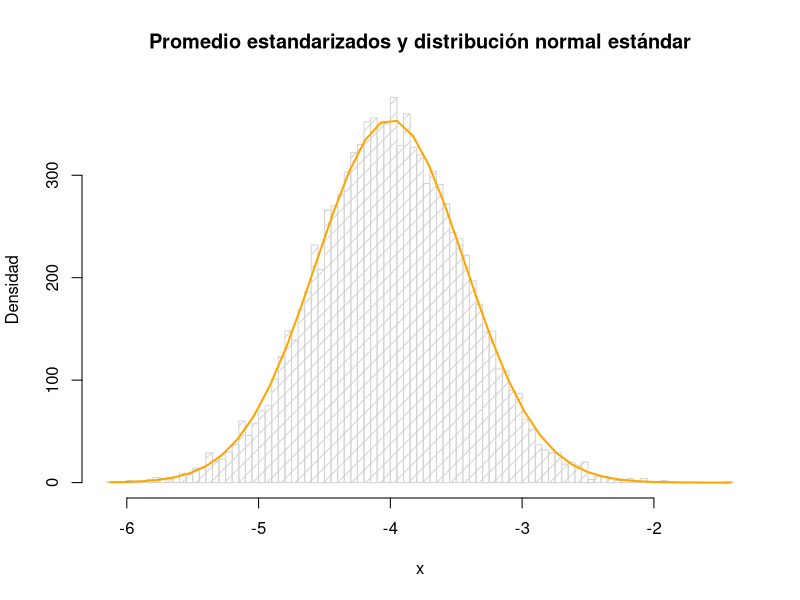

Write R code to recreate this figure. (Note: this script raises an error after producing the figure.)
v = (1:10^4)


for(i in 1:10^4){
  z=rnorm(50, mean=-4, sd=4)
  z2 <- mean(z)
  v[i] <- z2
  
}


# Presentamos en un histograma los valores obtenidos
h <- hist(v, breaks = 100, density = 10,
          ylab = "Densidad", xlab = "x", main = "Promedio estandarizados y distribución normal estándar") 
xfit <- seq(min(v), max(v), length = 40) 
yfit <- dnorm(xfit, mean = mean(v), sd =sd(v)) 
yfit <- yfit * diff(h$mids[1:2]) * length(v) 
lines(xfit, yfit, col = "orange", lwd = 2)
# Por último agregamos una leyenda para visualizar claramente los resultados  
# y cambiamos la escala del eje
axis(1, at=s,las=1)
legend("topleft", 
       legend = c("Promedio estandarizado",
                  "Distribución normal estándar"),
       lty = 1, col = c("grey","orange"), lwd =1, box.lty =1)


# Sobre el histograma graficamos la densidad de la distribución normal estándar
lines(s, 
      dnorm(s, mean = -4, sd = 16),
      lty = 1, 
      lwd = 2)

polygon(s, 
        dnorm(s, mean = -4, sd = 16), 
        col = rgb(1, 0, 0, alpha = 0.5))
# Por último agregamos una leyenda para visualizar claramente los resultados  
# y cambiamos la escala del eje
axis(1, at=s,las=1)
legend("topleft", 
       legend = c("Promedio estandarizado",
                  "Distribución normal estándar"),
       lty = 1, col = c("grey","red"), lwd =1, box.lty =1)
#Parte c)
#10^4 intervalos de confianza con confianza 95%
n <- 50    # El tamaño válido de la muestra
media <- 32 # la media 
desv <- 6  # La desviación estándar. Datos históricos
nivelconfianza = 0.90

zsum.test(mean.x=32,sigma.x=6, n.x=50,conf.level=0.90)

# EJ 2
# A)
alfa = 0.01
sigma = 16
mu0 = -4
sqrt_n = sqrt(50)
z = pnorm(alfa/2)
no_rc = 0
for(i in v){
  rc = abs(i - mu0) > ((sigma * z * (alfa / 2)) / sqrt_n)
  if(rc) {
    no_rc = no_rc + 1
  }
}
# Propoción de rechazo
no_rc_prop = (no_rc / 10^4) 

# B)
mu0 = -4
x = rnorm(50, mean=-4, sd=sqrt(16))
x_techo = mean(x)
prop = 0
for(Xn in v){
  add_to_prop = abs(Xn - mu0) > abs(x_techo - mu0)
  if(add_to_prop){
    prop = prop + 1
  }
}

#X = numero de exitos de la muestra
prop.test(no_rc_prop,n=50,p=0.9, alternative='two.sided', conf.level = 0.95, correct= FALSE)


#C)
no = (pnorm(abs(x_techo - mu0)*sqrt(50))/16)*2

no

qnorm(1-0.025)
